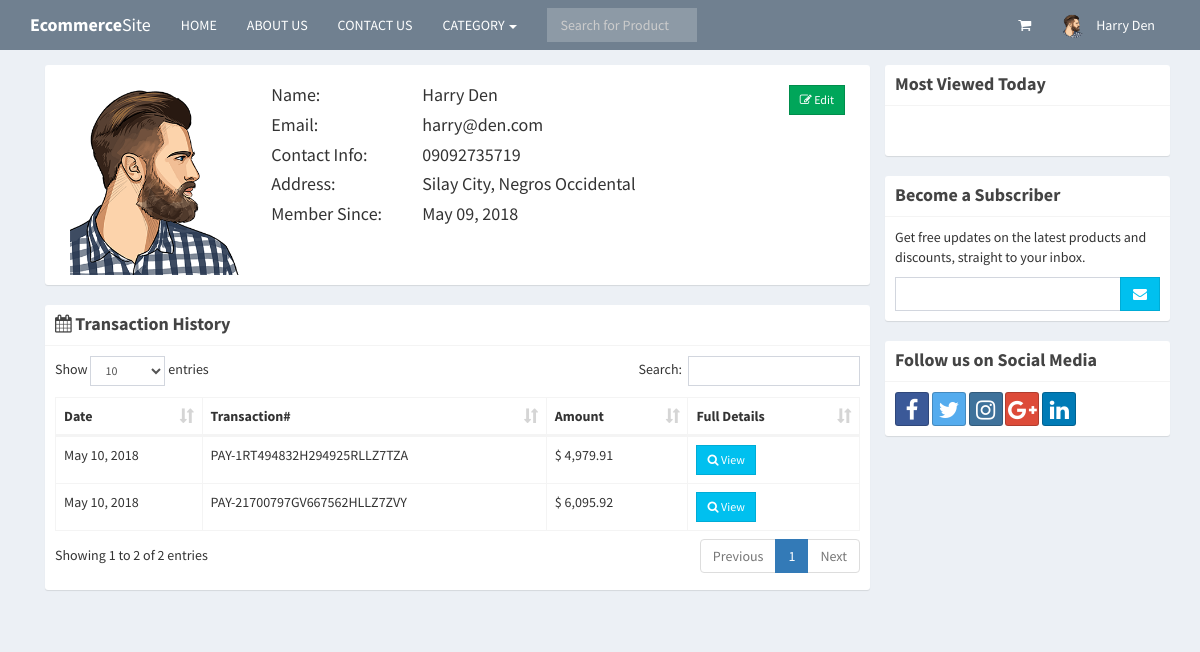
/profile.php (signed in), run on the app's committed database.
### tables this page shows
CREATE TABLE IF NOT EXISTS `users` (
  `id` int(11) NOT NULL AUTO_INCREMENT,
  `email` varchar(200) NOT NULL,
  `password` varchar(60) NOT NULL,
  `type` int(1) NOT NULL,
  `firstname` varchar(50) NOT NULL,
  `lastname` varchar(50) NOT NULL,
  `address` text NOT NULL,
  `contact_info` varchar(100) NOT NULL,
  `photo` varchar(200) NOT NULL,
  `status` int(1) NOT NULL,
  `activate_code` varchar(15) NOT NULL,
  `reset_code` varchar(15) NOT NULL,
  `created_on` date NOT NULL,
  PRIMARY KEY (`id`)
);

CREATE TABLE IF NOT EXISTS `sales` (
  `id` int(11) NOT NULL AUTO_INCREMENT,
  `user_id` int(11) NOT NULL,
  `pay_id` varchar(50) NOT NULL,
  `sales_date` date NOT NULL,
  PRIMARY KEY (`id`)
);

### includes/session.php (called while the page is built, shortened)
<?php
	include 'includes/conn.php';
	if(isset($_SESSION['user'])){
		$conn = $pdo->open();
		try{
			$stmt = $conn->prepare("SELECT * FROM users WHERE id=:id");
			$stmt->execute(['id'=>$_SESSION['user']]);
			$user = $stmt->fetch();
		}
		catch(PDOException $e){
			echo "There is some problem in connection: " . $e->getMessage();
		}
	}
?>

### profile.php (the view, shortened to what this page needs)
<?php include 'includes/session.php'; ?>
<?php include 'includes/header.php'; ?>
<body class="hold-transition skin-blue layout-top-nav">
<div class="wrapper">
	<?php include 'includes/navbar.php'; ?>
	  <div class="content-wrapper">
	    <div class="container">
	      <section class="content">
	        <div class="row">
	        	<div class="col-sm-9">
	        		<div class="box box-solid">
	        			<div class="box-body">
	        				<div class="col-sm-3">
	        					<img src="<?php echo (!empty($user['photo'])) ? 'images/'.$user['photo'] : 'images/profile.jpg'; ?>" width="100%">
	        				</div>
	        				<div class="col-sm-9">
	        					<div class="row">
	        						<div class="col-sm-3">
	        							<h4>Name:</h4>
	        							<h4>Email:</h4>
	        							<h4>Contact Info:</h4>
	        							<h4>Address:</h4>
	        							<h4>Member Since:</h4>
	        						</div>
	        						<div class="col-sm-9">
	        							<h4><?php echo $user['firstname'].' '.$user['lastname']; ?>
	        								<span class="pull-right">
	        									<a href="#edit" class="btn btn-success btn-flat btn-sm" data-toggle="modal"><i class="fa fa-edit"></i> Edit</a>
	        								</span>
	        							</h4>
	        							<h4><?php echo $user['email']; ?></h4>
	        							<h4><?php echo (!empty($user['contact_info'])) ? $user['contact_info'] : 'N/a'; ?></h4>
	        							<h4><?php echo (!empty($user['address'])) ? $user['address'] : 'N/a'; ?></h4>
	        							<h4><?php echo date('M d, Y', strtotime($user['created_on'])); ?></h4>
	        						</div>
	        					</div>
	        				</div>
	        			</div>
	        		</div>
	        		<div class="box box-solid">
	        			<div class="box-header with-border">
	        				<h4 class="box-title"><i class="fa fa-calendar"></i> <b>Transaction History</b></h4>
	        			</div>
	        			<div class="box-body">
	        				<table class="table table-bordered" id="example1">
	        					<thead>
	        						<th>Date</th>
	        						<th>Transaction#</th>
	        						<th>Amount</th>
	        						<th>Full Details</th>
	        					</thead>
	        					<tbody>
	        					<?php
	        						$conn = $pdo->open();
	        						try{
	        							$stmt = $conn->prepare("SELECT * FROM sales WHERE user_id=:user_id ORDER BY sales_date DESC");
	        							$stmt->execute(['user_id'=>$user['id']]);
	        							foreach($stmt as $row){
	        								$stmt2 = $conn->prepare("SELECT * FROM details LEFT JOIN products ON products.id=details.product_id WHERE sales_id=:id");
	        								$stmt2->execute(['id'=>$row['id']]);
	        								$total = 0;
	        								foreach($stmt2 as $row2){
	        									$subtotal = $row2['price']*$row2['quantity'];
	        									$total += $subtotal;
	        								}
	        								echo "
	        									<tr>
	        										<td class='hidden'></td>
	        										<td>".date('M d, Y', strtotime($row['sales_date']))."</td>
	        										<td>".$row['pay_id']."</td>
	        										<td>&#36; ".number_format($total, 2)."</td>
	        										<td><button class='btn btn-sm btn-flat btn-info transact' data-id='".$row['id']."'><i class='fa fa-search'></i> View</button></td>
	        									</tr>
	        								";
	        							}
	        						}
        							catch(PDOException $e){
										echo "There is some problem in connection: " . $e->getMessage();
									}
	        					?>
	        					</tbody>
	        				</table>
	        			</div>
	        		</div>
	        	</div>
	        	<div class="col-sm-3">
	        		<?php include 'includes/sidebar.php'; ?>
	        	</div>
	        </div>
	      </section>
	    </div>
	  </div>
</div>
</body>
</html>

### includes/navbar.php (shortened to what this page needs)
<header class="main-header">
  <nav class="navbar navbar-static-top">
    <div class="container">
      <div class="navbar-header">
        <a href="index.php" class="navbar-brand"><b>Ecommerce</b>Site</a>
      </div>
      <div class="collapse navbar-collapse pull-left" id="navbar-collapse">
        <ul class="nav navbar-nav">
          <li><a href="index.php">HOME</a></li>
          <li><a href="about.php">ABOUT US</a></li>
          <li><a href="">CONTACT US</a></li>
          <li class="dropdown">
            <a href="#" class="dropdown-toggle" data-toggle="dropdown">CATEGORY <span class="caret"></span></a>
          </li>
        </ul>
        <form method="POST" class="navbar-form navbar-left" action="search.php">
          <div class="input-group">
              <input type="text" class="form-control" id="navbar-search-input" name="keyword" placeholder="Search for Product" required>
          </div>
        </form>
      </div>
      <div class="navbar-custom-menu">
        <ul class="nav navbar-nav">
          <li class="dropdown messages-menu">
            <a href="#" class="dropdown-toggle" data-toggle="dropdown">
              <i class="fa fa-shopping-cart"></i>
            </a>
          </li>
          <?php
            if(isset($_SESSION['user'])){
              $image = (!empty($user['photo'])) ? 'images/'.$user['photo'] : 'images/profile.jpg';
              echo '
                <li class="dropdown user user-menu">
                  <a href="#" class="dropdown-toggle" data-toggle="dropdown">
                    <img src="'.$image.'" class="user-image" alt="User Image">
                    <span class="hidden-xs">'.$user['firstname'].' '.$user['lastname'].'</span>
                  </a>
                  <ul class="dropdown-menu">
                    <li class="user-header">
                      <img src="'.$image.'" class="img-circle" alt="User Image">
                      <p>
                        '.$user['firstname'].' '.$user['lastname'].'
                        <small>Member since '.date('M. Y', strtotime($user['created_on'])).'</small>
                      </p>
                    </li>
                    <li class="user-footer">
                      <div class="pull-left">
                        <a href="profile.php" class="btn btn-default btn-flat">Profile</a>
                      </div>
                      <div class="pull-right">
                        <a href="logout.php" class="btn btn-default btn-flat">Sign out</a>
                      </div>
                    </li>
                  </ul>
                </li>
              ';
            }
            else{
              echo "
                <li><a href='login.php'>LOGIN</a></li>
                <li><a href='signup.php'>SIGNUP</a></li>
              ";
            }
          ?>
        </ul>
      </div>
    </div>
  </nav>
</header>

### includes/header.php (style rules this page uses)
@media (min-width: 768px) { #navbar-search-input { width: 60px; } }
@media (min-width: 992px) { #navbar-search-input { width: 150px; } }

### data on the page
users: photo (picture), firstname "Harry", lastname "Den", email "harry@den.com", contact_info "09092735719", address "Silay City, Negros Occidental", created_on "May 09, 2018"
sales: sales_date "May 10, 2018", pay "PAY-1RT494832H294925RLLZ7TZA", total "4,979.91"
sales: sales_date "May 10, 2018", pay "PAY-21700797GV667562HLLZ7ZVY", total "6,095.92"
